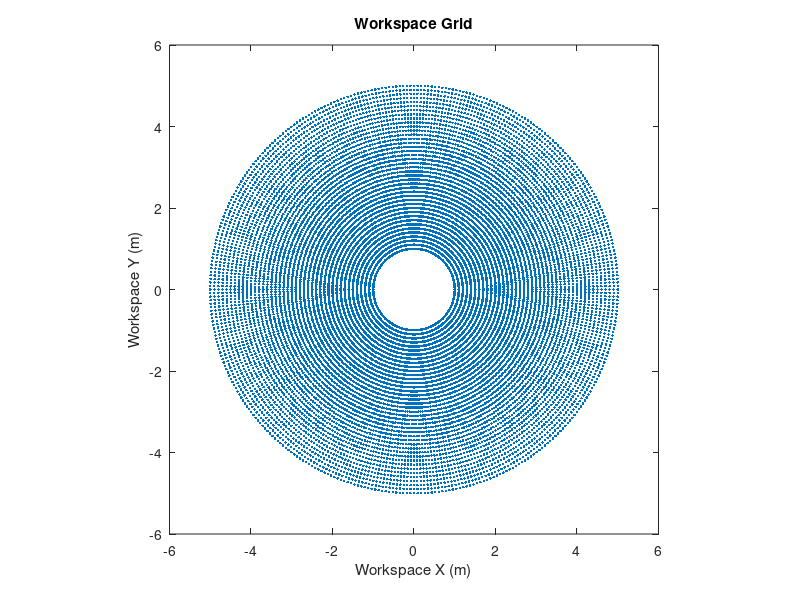
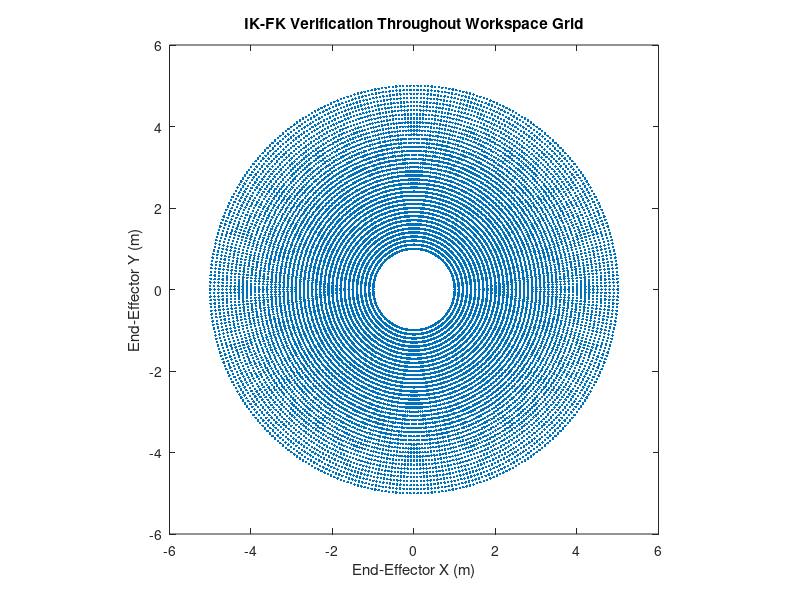
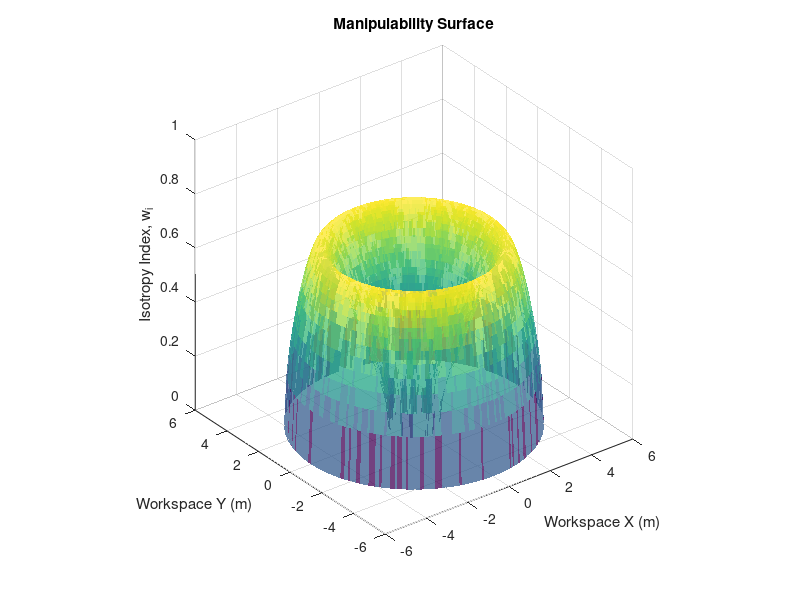
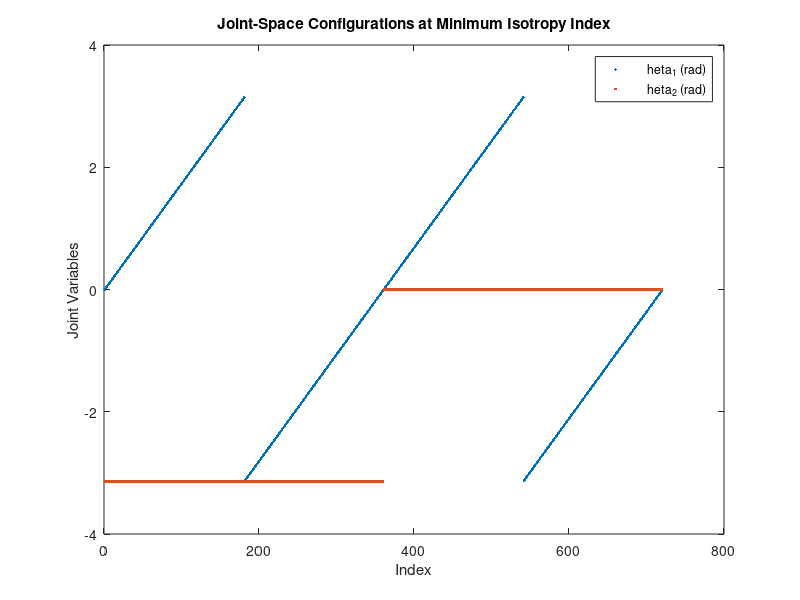

Write the MATLAB code that produced these figures, in order.
%% AuE 8220 - Autonomy: Mobility and Manipulation %%
% Homework 6: Jacobians (Related Design and Control Issues) %
% Authors: Tanmay Samak, Chinmay Samak, Riccardo Setti, Olamide Akinyele

close all;
clear;
clc;

fprintf('\n=========================================================================\n');
fprintf('JACOBIANS (RELATED DESIGN AND CONTROL ISSUES)\n');
fprintf('=========================================================================\n');

%% Problem 1-RR (i) %%

% Clear workspace to avoid variable overloading
clear;

fprintf('\n----------------------------------------------------------------\n');
fprintf('Problem 1-RR (i)\n');
fprintf('----------------------------------------------------------------\n\n');

% RR robot parameters
a1 = 3;
a2 = 2;

% Define workspace grid
i = 1;
for R = (a1-a2):0.1:(a1+a2)
    for theta = 0:359
        grid_x(i) = R*cosd(theta);
        grid_y(i) = R*sind(theta);
        i = i+1;
    end
end

% Verify workspace grid
figure()
plot(grid_x,grid_y,'.')
title("Workspace Grid")
xlabel("Workspace X (m)")
ylabel("Workspace Y (m)")
xlim([-(a1+a2)-1,(a1+a2)+1])
ylim([-(a1+a2)-1,(a1+a2)+1])
pbaspect([1 1 1])

% Compute IK (elbow up) at each point in workspace grid
for i=1:length(grid_x)
    theta2(i) = real(-acos((grid_x(i)^2+grid_y(i)^2-a1^2-a2^2)/(2*a1*a2)));
    theta1(i) = atan2(grid_y(i),grid_x(i)) - atan2((a2*sin(theta2(i))),(a1+a2*cos(theta2(i))));
end

% Verify IK solution using FK
robot_x = a1*cos(theta1) + a2*cos(theta1+theta2);
robot_y = a1*sin(theta1) + a2*sin(theta1+theta2);
figure()
plot(robot_x,robot_y,'.')
title("IK-FK Verification Throughout Workspace Grid")
xlabel("End-Effector X (m)")
ylabel("End-Effector Y (m)")
xlim([-(a1+a2)-1,(a1+a2)+1])
ylim([-(a1+a2)-1,(a1+a2)+1])
pbaspect([1 1 1])

% Analyse manipulability
for i=1:length(theta1)
    % Compute Jacobian for each IK solution
    J(:,:,i) = [-a1*sin(theta1(i)) -a2*sin(theta1(i)+theta2(i));
               a1*cos(theta1(i))  a2*cos(theta1(i)+theta2(i))];
    % Perform singular value decomposition (SVD) of Jacobian
    %[u s v] = svd(J(:,:,i));
    %U(:,:,i) = u;
    %S(:,:,i) = s;
    %V(:,:,i) = v;
    sigma(:,i) = svd(J(:,:,i));
    % Compute isotropy index as a measure of manipulability
    w_i(i) = sigma(2,i)/sigma(1,i);
end

% Plot manipulability surface
figure()
% Fit triangular mesh to X-Y workspace grid
tri=delaunay(robot_x,robot_y);
% Generate 3D plot by pinching and moving each X-Y tri-mesh vertex to the corresponding Z-height
trisurf(tri,robot_x,robot_y,w_i,'FaceAlpha',0.75,'LineStyle','None')
title("Manipulability Surface")
xlabel("Workspace X (m)")
ylabel("Workspace Y (m)")
zlabel("Isotropy Index, w_i")
xlim([-(a1+a2)-1,(a1+a2)+1])
ylim([-(a1+a2)-1,(a1+a2)+1])
zlim([0,1])
pbaspect([1 1 1])

fprintf("The minimum value of isotropy index is %.4f.\n", min(w_i))
t1_min = theta1(find(w_i-min(w_i) <= 1e-6));
t2_min = theta2(find(w_i-min(w_i) <= 1e-6));
figure()
plot(t1_min, '.')
hold on
plot(t2_min, '.')
title("Joint-Space Configurations at Minimum Isotropy Index")
xlabel("Index")
ylabel("Joint Variables")
legend("\theta_1 (rad)","\theta_2 (rad)")
figure()
plot(a1*cos(t1_min) + a2*cos(t1_min+t2_min), a1*sin(t1_min) + a2*sin(t1_min+t2_min), '.')
title("Task-Space Configurations at Minimum Isotropy Index")
xlabel("End-Effector X (m)")
ylabel("End-Effector Y (m)")
xlim([-(a1+a2)-1,(a1+a2)+1])
ylim([-(a1+a2)-1,(a1+a2)+1])
pbaspect([1 1 1])

fprintf("The maximum value of isotropy index is %.4f.\n", max(w_i))
t1_max = theta1(find(max(w_i)-w_i <= 1e-6));
t2_max = theta2(find(max(w_i)-w_i <= 1e-6));
figure()
plot(t1_max, '.')
hold on
plot(t2_max, '.')
title("Joint-Space Configurations at Maximum Isotropy Index")
xlabel("Index")
ylabel("Joint Variables")
legend("\theta_1 (rad)","\theta_2 (rad)")
figure()
plot(a1*cos(t1_max) + a2*cos(t1_max+t2_max), a1*sin(t1_max) + a2*sin(t1_max+t2_max), '.')
title("Task-Space Configurations at Maximum Isotropy Index")
xlabel("End-Effector X (m)")
ylabel("End-Effector Y (m)")
xlim([-(a1+a2)-1,(a1+a2)+1])
ylim([-(a1+a2)-1,(a1+a2)+1])
pbaspect([1 1 1])

%% Problem 1-RR (ii) %%

% Clear workspace to avoid variable overloading
clear;

fprintf('\n----------------------------------------------------------------\n');
fprintf('Problem 1-RR (ii)\n');
fprintf('----------------------------------------------------------------\n\n');

% RR robot parameters
a1 = 3;
a2 = 2;

% Define workspace grid
i = 1;
for R = (a1-a2):0.1:(a1+a2)
    for theta = 0:359
        grid_x(i) = R*cosd(theta);
        grid_y(i) = R*sind(theta);
        i = i+1;
    end
end

% Verify workspace grid
figure()
plot(grid_x,grid_y,'.')
title("Workspace Grid")
xlabel("Workspace X (m)")
ylabel("Workspace Y (m)")
xlim([-(a1+a2)-1,(a1+a2)+1])
ylim([-(a1+a2)-1,(a1+a2)+1])
pbaspect([1 1 1])

% Compute IK (elbow up) at each point in workspace grid
for i=1:length(grid_x)
    theta2(i) = real(-acos((grid_x(i)^2+grid_y(i)^2-a1^2-a2^2)/(2*a1*a2)));
    theta1(i) = atan2(grid_y(i),grid_x(i)) - atan2((a2*sin(theta2(i))),(a1+a2*cos(theta2(i))));
end

% Verify IK solution using FK
robot_x = a1*cos(theta1) + a2*cos(theta1+theta2);
robot_y = a1*sin(theta1) + a2*sin(theta1+theta2);
figure()
plot(robot_x,robot_y,'.')
title("IK-FK Verification Throughout Workspace Grid")
xlabel("End-Effector X (m)")
ylabel("End-Effector Y (m)")
xlim([-(a1+a2)-1,(a1+a2)+1])
ylim([-(a1+a2)-1,(a1+a2)+1])
pbaspect([1 1 1])

% Analyse manipulability
for i=1:length(theta1)
    % Compute Jacobian for each IK solution
    J(:,:,i) = [-a1*sin(theta1(i)) -a2*sin(theta1(i)+theta2(i));
               a1*cos(theta1(i))  a2*cos(theta1(i)+theta2(i))];
    % Perform singular value decomposition (SVD) of Jacobian
    [U S V] = svd(J(:,:,i));
    % Compute isotropy index as a measure of manipulability
    %w(i) = real(sqrt(det(J(:,:,i)*J(:,:,i)')));
    w(i) = det(S);
end

% Plot manipulability surface
figure()
% Fit triangular mesh to X-Y workspace grid
tri=delaunay(robot_x,robot_y);
% Generate 3D plot by pinching and moving each X-Y tri-mesh vertex to the corresponding Z-height
trisurf(tri,robot_x,robot_y,w,'FaceAlpha',0.75,'LineStyle','None')
title("Manipulability Surface")
xlabel("Workspace X (m)")
ylabel("Workspace Y (m)")
zlabel("Yoshikawa's MOM, w")
xlim([-(a1+a2)-1,(a1+a2)+1])
ylim([-(a1+a2)-1,(a1+a2)+1])
pbaspect([1 1 1])

fprintf("The minimum value of MOM is %.4f.\n", min(w))
t1_min = theta1(find(w-min(w) <= 1e-6));
t2_min = theta2(find(w-min(w) <= 1e-6));
figure()
plot(t1_min, '.')
hold on
plot(t2_min, '.')
title("Joint-Space Configurations at Minimum MOM")
xlabel("Index")
ylabel("Joint Variables")
legend("\theta_1 (rad)","\theta_2 (rad)")
figure()
plot(a1*cos(t1_min) + a2*cos(t1_min+t2_min), a1*sin(t1_min) + a2*sin(t1_min+t2_min), '.')
title("Task-Space Configurations at Minimum MOM")
xlabel("End-Effector X (m)")
ylabel("End-Effector Y (m)")
xlim([-(a1+a2)-1,(a1+a2)+1])
ylim([-(a1+a2)-1,(a1+a2)+1])
pbaspect([1 1 1])

fprintf("The maximum value of MOM is %.4f.\n", max(w))
t1_max = theta1(find(max(w)-w <= 1e-6));
t2_max = theta2(find(max(w)-w <= 1e-6));
figure()
plot(t1_max, '.')
hold on
plot(t2_max, '.')
title("Joint-Space Configurations at Maximum MOM")
xlabel("Index")
ylabel("Joint Variables")
legend("\theta_1 (rad)","\theta_2 (rad)")
figure()
plot(a1*cos(t1_max) + a2*cos(t1_max+t2_max), a1*sin(t1_max) + a2*sin(t1_max+t2_max), '.')
title("Task-Space Configurations at Maximum MOM")
xlabel("End-Effector X (m)")
ylabel("End-Effector Y (m)")
xlim([-(a1+a2)-1,(a1+a2)+1])
ylim([-(a1+a2)-1,(a1+a2)+1])
pbaspect([1 1 1])

%% Problem 1-RR (iii) %%

% Clear workspace to avoid variable overloading
clear;

fprintf('\n----------------------------------------------------------------\n');
fprintf('Problem 1-RR (iii)\n');
fprintf('----------------------------------------------------------------\n\n');

% RR robot parameters
a1 = 3;
a2 = 2;

% Define sparse workspace grid
i = 1;
for R = (a1-a2):(a1+a2)
    for theta = 0:15:359
        grid_x(i) = R*cosd(theta);
        grid_y(i) = R*sind(theta);
        i = i+1;
    end
end

% Verify workspace grid
figure()
plot(grid_x,grid_y,'.')
title("Workspace Grid")
xlabel("Workspace X (m)")
ylabel("Workspace Y (m)")
xlim([-(a1+a2)-1,(a1+a2)+1])
ylim([-(a1+a2)-1,(a1+a2)+1])
pbaspect([1 1 1])

% Compute IK (elbow up) at each point in workspace grid
for i=1:length(grid_x)
    theta2(i) = real(-acos((grid_x(i)^2+grid_y(i)^2-a1^2-a2^2)/(2*a1*a2)));
    theta1(i) = atan2(grid_y(i),grid_x(i)) - atan2((a2*sin(theta2(i))),(a1+a2*cos(theta2(i))));
end

% Verify IK solution using FK
robot_x = a1*cos(theta1) + a2*cos(theta1+theta2);
robot_y = a1*sin(theta1) + a2*sin(theta1+theta2);
figure()
plot(robot_x,robot_y,'.')
title("IK-FK Verification Throughout Workspace Grid")
xlabel("End-Effector X (m)")
ylabel("End-Effector Y (m)")
xlim([-(a1+a2)-1,(a1+a2)+1])
ylim([-(a1+a2)-1,(a1+a2)+1])
pbaspect([1 1 1])

% Analyse manipulability
for i=1:length(theta1)
    % Compute Jacobian for each IK solution
    J(:,:,i) = [-a1*sin(theta1(i)) -a2*sin(theta1(i)+theta2(i));
               a1*cos(theta1(i))  a2*cos(theta1(i)+theta2(i))];
    % Perform singular value decomposition (SVD) of Jacobian
    [u s v] = svd(J(:,:,i));
    U(:,:,i) = u;
    S(:,:,i) = s;
    V(:,:,i) = v;
end

% Plot manipulability ellipsoids for each point in workspace grid
scale = 15;
fprintf("The scale for manipulability ellipsoids is 1:%d m/s.\n", scale)
figure()
for i=1:length(grid_x)
    t = -pi:0.01:pi;
    x0 = grid_x(i);
    y0 = grid_y(i);
    USV(:,:,i) = U(:,:,i)*(S(:,:,i)/scale)*V(:,:,i)';
    x = x0 + USV(1,1,i)*cos(t) + USV(1,2,i)*sin(t);
    y = y0 + USV(2,1,i)*cos(t) + USV(2,2,i)*sin(t);
    plot(x,y,'color',[0, 0.4470, 0.7410])
    hold on
    title("Manipulability Ellipsoids in Workspace")
    xlabel("Workspace X (m)")
    ylabel("Workspace Y (m)")
    xlim([-(a1+a2)-1,(a1+a2)+1])
    ylim([-(a1+a2)-1,(a1+a2)+1])
    pbaspect([1 1 1])
end

% %% Problem 1-RR (iii) with Elbow-Down Configuration (JUST FOR VERIFICATION) %%
% 
% % Clear workspace to avoid variable overloading
% clear;
% 
% fprintf('\n----------------------------------------------------------------\n');
% fprintf('Problem 1-RR (iii) with Elbow-Down Configuration\n');
% fprintf('----------------------------------------------------------------\n\n');
% 
% % RR robot parameters
% a1 = 3;
% a2 = 2;
% 
% % Define sparse workspace grid
% i = 1;
% for R = (a1-a2):(a1+a2)
%     for theta = 0:15:359
%         grid_x(i) = R*cosd(theta);
%         grid_y(i) = R*sind(theta);
%         i = i+1;
%     end
% end
% 
% % Verify workspace grid
% % figure()
% % plot(grid_x,grid_y,'.')
% % title("Workspace Grid")
% % xlabel("Workspace X (m)")
% % ylabel("Workspace Y (m)")
% % xlim([-(a1+a2)-1,(a1+a2)+1])
% % ylim([-(a1+a2)-1,(a1+a2)+1])
% % pbaspect([1 1 1])
% 
% % Compute IK (elbow down) at each point in workspace grid
% for i=1:length(grid_x)
%     theta2(i) = real(acos((grid_x(i)^2+grid_y(i)^2-a1^2-a2^2)/(2*a1*a2)));
%     theta1(i) = atan2(grid_y(i),grid_x(i)) - atan2((a2*sin(theta2(i))),(a1+a2*cos(theta2(i))));
% end
% 
% % Verify IK solution using FK
% % robot_x = a1*cos(theta1) + a2*cos(theta1+theta2);
% % robot_y = a1*sin(theta1) + a2*sin(theta1+theta2);
% % figure()
% % plot(robot_x,robot_y,'.')
% % title("IK-FK Verification Throughout Workspace Grid")
% % xlabel("End-Effector X (m)")
% % ylabel("End-Effector Y (m)")
% % xlim([-(a1+a2)-1,(a1+a2)+1])
% % ylim([-(a1+a2)-1,(a1+a2)+1])
% % pbaspect([1 1 1])
% 
% % Analyse manipulability
% for i=1:length(theta1)
%     % Compute Jacobian for each IK solution
%     J(:,:,i) = [-a1*sin(theta1(i)) -a2*sin(theta1(i)+theta2(i));
%                a1*cos(theta1(i))  a2*cos(theta1(i)+theta2(i))];
%     % Perform singular value decomposition (SVD) of Jacobian
%     [u s v] = svd(J(:,:,i));
%     U(:,:,i) = u;
%     S(:,:,i) = s;
%     V(:,:,i) = v;
% end
% 
% % Plot manipulability ellipsoids for each point in workspace grid
% scale = 15;
% fprintf("The scale for manipulability ellipsoids is 1:%d m/s.\n", scale)
% figure()
% for i=1:length(grid_x)
%     t = -pi:0.01:pi;
%     x0 = grid_x(i);
%     y0 = grid_y(i);
%     USV(:,:,i) = U(:,:,i)*(S(:,:,i)/scale)*V(:,:,i)';
%     x = x0 + USV(1,1,i)*cos(t) + USV(1,2,i)*sin(t);
%     y = y0 + USV(2,1,i)*cos(t) + USV(2,2,i)*sin(t);
%     plot(x,y,'color',[0.8500, 0.3250, 0.0980])
%     hold on
%     title("Manipulability Ellipsoids in Workspace")
%     xlabel("Workspace X (m)")
%     ylabel("Workspace Y (m)")
%     xlim([-(a1+a2)-1,(a1+a2)+1])
%     ylim([-(a1+a2)-1,(a1+a2)+1])
%     pbaspect([1 1 1])
% end
hold off